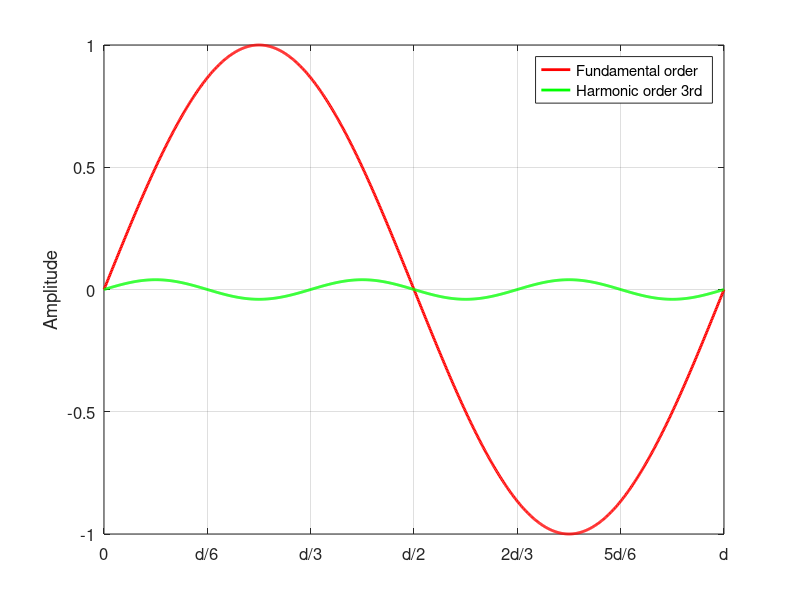

Recreate this plot in MATLAB.
clc; clear; close all;

% 创建正弦信号
t = linspace(0, 2*pi, 1000);  % 从0到2π
y = sin(t);  % 周期为2π的正弦信号
yy = 0.04*sin(3*t);  % 周期为2π的正弦信号

% 绘制图形
figure;
plot(t, y, 'r-', 'LineWidth', 2);
hold on;
plot(t, yy, 'g-', 'LineWidth', 2)
grid on;

% 设置自定义横坐标刻度
d = 2*pi;
xticks(0:d/6:d);  % 从0到d，步长为d/6

% 生成对应的标签
xtick_labels = {'0', 'd/6', 'd/3', 'd/2', '2d/3', '5d/6', 'd'};
xticklabels(xtick_labels);


xlim([0, 2*pi]);
% 设置坐标轴标签
%xlabel('Phase (rad)');  % 横坐标标签
ylabel('Amplitude');     % 纵坐标标签
%title('Sinusoidal Signal with Period 2π');
legend('Fundamental order', 'Harmonic order 3rd')
% 添加网格和美化图形
grid on;
set(gca, 'FontSize', 12);
exportgraphics(gcf, 'figure10a.png', 'Resolution', 1200); 
